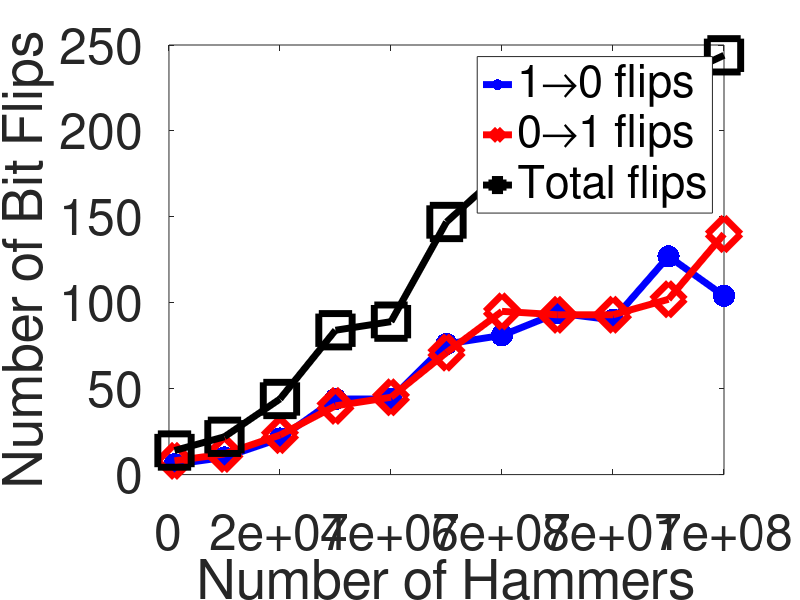

Write the MATLAB code that produced this figure.
close all;
clear all;
clc;

x = [1000000 10000000 20000000 30000000 40000000 50000000 60000000 70000000 80000000 90000000 100000000];
y10 = [185 303 635 1334 1308 2293 2416 2828 2706 3801 3121];
y10 = round(y10/30)
y01 = [235 365 704 1195 1355 2117 2846 2799 2797 3047 4190];
y01 = round(y01/30)

plot(x, y10, '-b.', 'LineWidth', 5, 'MarkerSize', 48)
hold on;
plot(x, y01, '-rd', 'LineWidth', 5, 'MarkerSize', 24)
plot(x, y10+y01, '-ks', 'LineWidth', 5, 'MarkerSize', 24)

xlabel('Number of Hammers')
ylabel('Number of Bit Flips')
set(gca,'FontSize',36)
legend('1\rightarrow0 flips','0\rightarrow1 flips','Total flips')